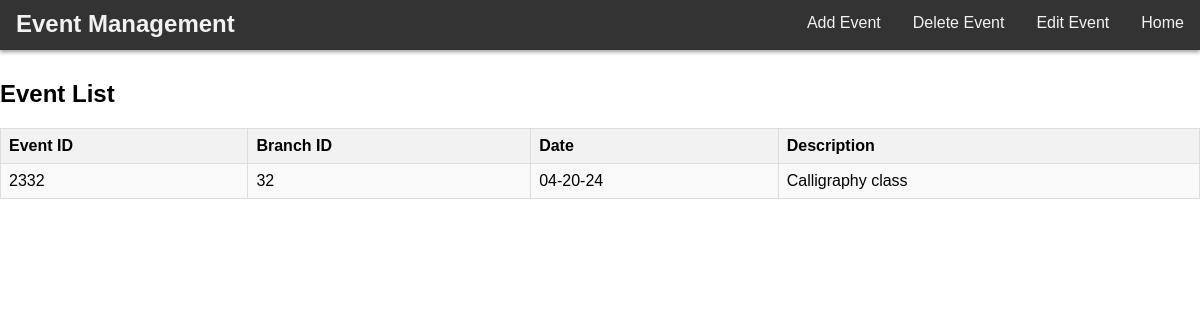
/includes/admin-event.php (signed in), run on an earlier commit of the app's database.
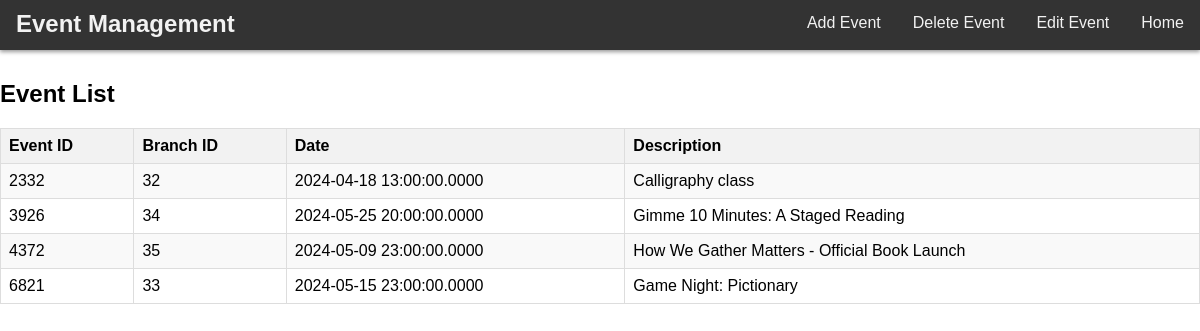
And on a later commit of the database.
### tables this page shows
CREATE TABLE `event` (
  `EventID` int(100) NOT NULL,
  `BranchID` int(100) NOT NULL,
  `Date` timestamp(4) NULL DEFAULT NULL,
  `Description` varchar(200) NOT NULL
);

### includes/admin-event.php (the view, shortened to what this page needs)
<?php
include('sqlconnect.php');
$query = "SELECT * FROM event";
$stmt = $con->prepare($query);
$stmt->execute();
$result = $stmt->get_result();
while ($row = $result->fetch_assoc()) {
    $events[] = $row;
}
?>
<!DOCTYPE html>
<html>
<head>
</head>
<body>
    <div class="navbar">
        <h1>Event Management</h1>
        <a href="admin-dashboard.php">Home</a>
        <a href="edit-event.php">Edit Event</a>
        <a href="delete-event.php">Delete Event</a>
        <a href="add-event.php">Add Event</a>
    </div>
<div class="content">
    <h2>Event List</h2>
    <table class="event-list">
        <tr>
            <th>Event ID</th>
            <th>Branch ID</th>
            <th>Date</th>
            <th>Description</th>
        </tr>
        <?php foreach ($events as $event): ?>
            <tr>
                <td><?= htmlspecialchars($event['EventID']); ?></td>
                <td><?= htmlspecialchars($event['BranchID']); ?></td>
                <td><?= htmlspecialchars($event['Date']); ?></td>
                <td><?= htmlspecialchars($event['Description']); ?></td>
            </tr>
        <?php endforeach; ?>
    </table>
</div>
</body>
</html>

What changed in the data, as far as the page shows it:
changed event "Calligraphy class": Date "04-20-24" → "2024-04-18 13:00:00.0000"
added event: EventID "3926", BranchID "34", Date "2024-05-25 20:00:00.0000", Description "Gimme 10 Minutes: A Staged Reading"
added event: EventID "4372", BranchID "35", Date "2024-05-09 23:00:00.0000", Description "How We Gather Matters - Official Book Launch"
added event: EventID "6821", BranchID "33", Date "2024-05-15 23:00:00.0000", Description "Game Night: Pictionary"
